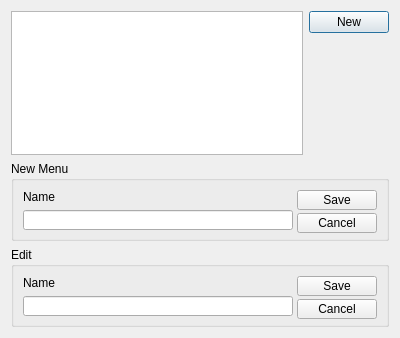
<?xml version="1.0" encoding="UTF-8"?>
<ui version="4.0">
 <class>DlgMenu</class>
 <widget class="QDialog" name="DlgMenu">
  <property name="geometry">
   <rect>
    <x>0</x>
    <y>0</y>
    <width>400</width>
    <height>338</height>
   </rect>
  </property>
  <property name="minimumSize">
   <size>
    <width>400</width>
    <height>150</height>
   </size>
  </property>
  <property name="maximumSize">
   <size>
    <width>16777215</width>
    <height>16777215</height>
   </size>
  </property>
  <property name="windowTitle">
   <string>Menus</string>
  </property>
  <layout class="QVBoxLayout" name="verticalLayout_2">
   <item>
    <layout class="QHBoxLayout" name="horizontalLayout">
     <item>
      <widget class="QTableView" name="tableView"/>
     </item>
     <item>
      <layout class="QVBoxLayout" name="verticalLayout">
       <item>
        <widget class="QPushButton" name="btn_newRecord">
         <property name="text">
          <string>New</string>
         </property>
        </widget>
       </item>
       <item>
        <spacer name="verticalSpacer">
         <property name="orientation">
          <enum>Qt::Vertical</enum>
         </property>
         <property name="sizeHint" stdset="0">
          <size>
           <width>20</width>
           <height>40</height>
          </size>
         </property>
        </spacer>
       </item>
      </layout>
     </item>
    </layout>
   </item>
   <item>
    <widget class="QGroupBox" name="grp_new">
     <property name="minimumSize">
      <size>
       <width>0</width>
       <height>80</height>
      </size>
     </property>
     <property name="maximumSize">
      <size>
       <width>16777215</width>
       <height>80</height>
      </size>
     </property>
     <property name="title">
      <string>New Menu</string>
     </property>
     <layout class="QHBoxLayout" name="horizontalLayout_4">
      <item>
       <layout class="QHBoxLayout" name="horizontalLayout_2">
        <item>
         <layout class="QVBoxLayout" name="verticalLayout_4">
          <item>
           <widget class="QLabel" name="label_3">
            <property name="text">
             <string>Name</string>
            </property>
           </widget>
          </item>
          <item>
           <widget class="QLineEdit" name="edtAddName">
            <property name="minimumSize">
             <size>
              <width>270</width>
              <height>20</height>
             </size>
            </property>
           </widget>
          </item>
         </layout>
        </item>
        <item>
         <layout class="QVBoxLayout" name="verticalLayout_6">
          <item>
           <widget class="QPushButton" name="btnAdd">
            <property name="minimumSize">
             <size>
              <width>0</width>
              <height>20</height>
             </size>
            </property>
            <property name="text">
             <string>Save</string>
            </property>
           </widget>
          </item>
          <item>
           <widget class="QPushButton" name="btnCancelNew">
            <property name="minimumSize">
             <size>
              <width>0</width>
              <height>20</height>
             </size>
            </property>
            <property name="text">
             <string>Cancel</string>
            </property>
           </widget>
          </item>
         </layout>
        </item>
       </layout>
      </item>
     </layout>
    </widget>
   </item>
   <item>
    <widget class="QGroupBox" name="grp_edit">
     <property name="minimumSize">
      <size>
       <width>0</width>
       <height>80</height>
      </size>
     </property>
     <property name="maximumSize">
      <size>
       <width>16777215</width>
       <height>80</height>
      </size>
     </property>
     <property name="title">
      <string>Edit</string>
     </property>
     <layout class="QHBoxLayout" name="horizontalLayout_5">
      <item>
       <layout class="QHBoxLayout" name="horizontalLayout_3">
        <item>
         <layout class="QVBoxLayout" name="verticalLayout_3">
          <item>
           <widget class="QLabel" name="label">
            <property name="text">
             <string>Name</string>
            </property>
           </widget>
          </item>
          <item>
           <widget class="QLineEdit" name="edtEditName">
            <property name="minimumSize">
             <size>
              <width>270</width>
              <height>20</height>
             </size>
            </property>
           </widget>
          </item>
         </layout>
        </item>
        <item>
         <layout class="QVBoxLayout" name="verticalLayout_5">
          <item>
           <widget class="QPushButton" name="btnSave">
            <property name="minimumSize">
             <size>
              <width>0</width>
              <height>20</height>
             </size>
            </property>
            <property name="text">
             <string>Save</string>
            </property>
           </widget>
          </item>
          <item>
           <widget class="QPushButton" name="btnCancelEdit">
            <property name="minimumSize">
             <size>
              <width>0</width>
              <height>20</height>
             </size>
            </property>
            <property name="text">
             <string>Cancel</string>
            </property>
           </widget>
          </item>
         </layout>
        </item>
       </layout>
      </item>
     </layout>
    </widget>
   </item>
  </layout>
 </widget>
 <resources/>
 <connections/>
</ui>
